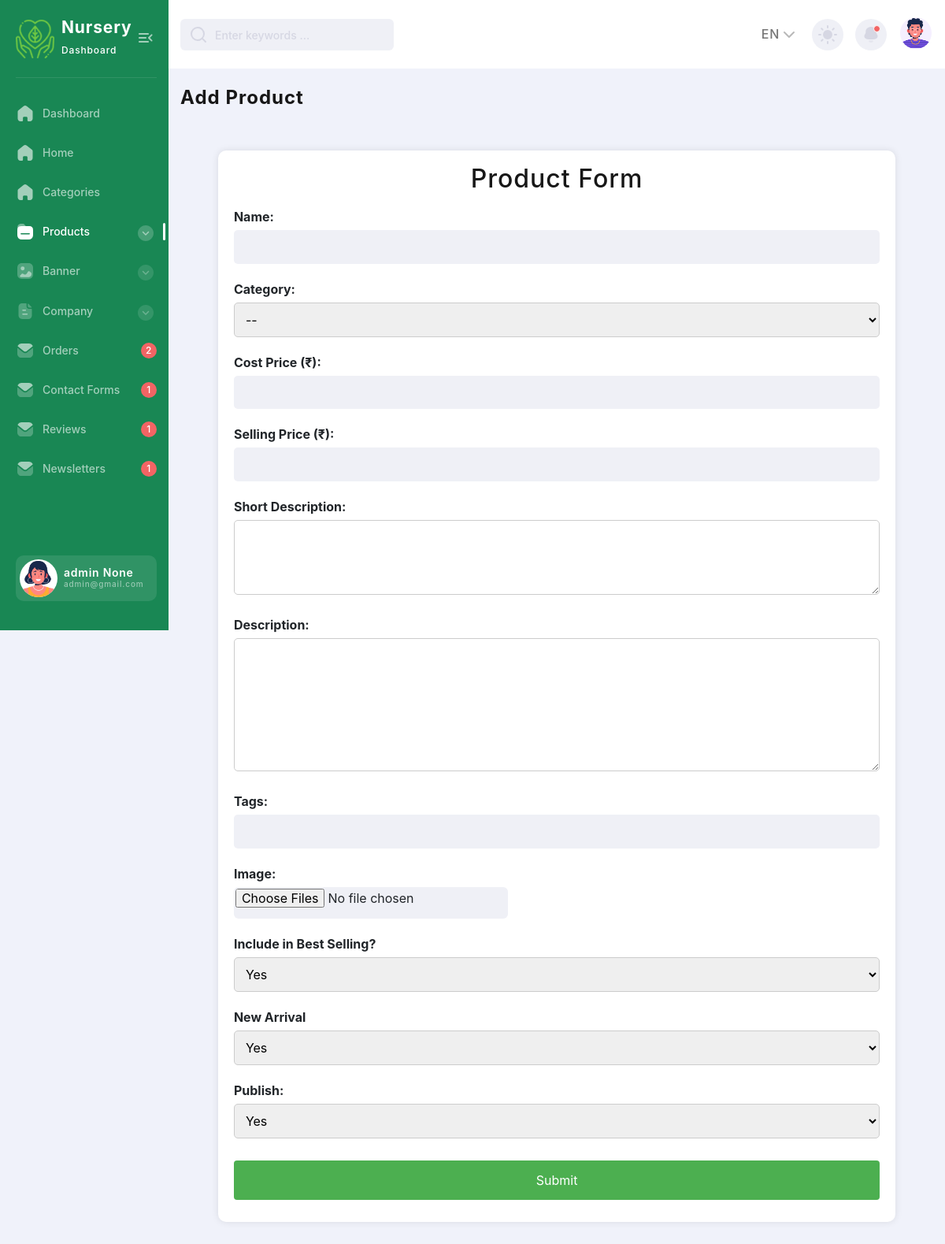
The page /add-product/ (signed in) on the database its author committed.
### backend/models.py (models this page shows, shortened)
class Company(models.Model):
    class Meta:
        db_table = "company"
        verbose_name = 'Company'
        verbose_name_plural = 'Companies'
    name = models.CharField(max_length=255)
    description = models.TextField(null=True,blank=True)
    email = models.CharField(max_length = 255)
    phone_number = models.CharField(max_length = 14)
    logo = models.ImageField(upload_to='logo/',null=True,blank=True)
    favicon = models.ImageField(upload_to='favicon/',null=True,blank=True)
    address = models.CharField(max_length = 255,null=True,blank=True)
    currency_symbol = models.TextField(blank=True,default="₹")

class Users(AbstractUser):
    username = None  # Remove the username field
    email = models.EmailField(unique=True)
    first_name = models.CharField(max_length=30)
    last_name = models.CharField(max_length=30,null=True,blank=True)
    date_of_birth = models.DateField(null=True, blank=True)
    USERNAME_FIELD = 'email'
    REQUIRED_FIELDS = ['first_name']  # Add any other required fields
    objects = CustomUserManager()

### backend/views.py (the view, shortened to what this page needs)
# urls.py: path('add-product/',bViews.AddProduct,name='add-product'),
def AddProduct(request):
    if is_admin(request):
        return render(request,"add/product.html")
    return redirect('404')

### backend/views.py (called while the page is built)
def is_admin(request):
    if request.user.is_superuser:
        return True
    return False

def is_method_post(request):
    if request.method == "POST":
        return True
    return False

### backend/templates/add/product.html (shortened to what this page needs)
{% extends "masters/admin_master.html" %}
{% block page-name %}
  Add Product
{% endblock page-name %}
{% block body %}
<div class="add-product-section-43264">
<div class="container">
<h2>Product Form</h2>
<form action="{%url 'add-product'%}" method="post" enctype="multipart/form-data">
    <label for="name">Name:</label><br>
    <input type="text" id="name" name="name" required><br>
    <label for="category">Category:</label><br>
    <select name="category" id="category" required>
        <option value="--">--</option>
    </select>
    <label for="cost_price">Cost Price ({{company.currency_symbol}}):</label><br>
    <input type="text" id="cost_price" name="cost_price" required><br>
    <label for="selling_price">Selling Price ({{company.currency_symbol}}):</label><br>
    <input type="text" id="selling_price" name="selling_price" required><br>
    <label for="short_description">Short Description:</label><br>
    <textarea id="short_description" name="short_description" rows="4"></textarea><br>
    <label for="description">Description:</label><br>
    <textarea id="description" name="description" rows="8" ></textarea><br>
    <label for="tags">Tags:</label><br>
    <input type="text" id="tags" name="tags"><br>
    <label for="image">Image:</label><br>
    <input type="file" id="images" name="images" accept="image/*" multiple onchange="previewImages(event)"><br>
    <label for="is_best_selling">Include in Best Selling?</label>
    <select name="is_best_selling" id="is_best_selling">
        <option value="True">Yes</option>
    </select>
    <label for="is_new_arrival">New Arrival</label>
    <select name="is_new_arrival" id="is_new_arrival">
        <option value="True">Yes</option>
    </select>
    <label for="is_published">Publish:</label><br>
    <select name="is_published" id="is_published">
        <option value="True">Yes</option>
    </select>
    <input type="submit" value="Submit">
</form>
</div>
</div>
{% endblock body %}

### backend/templates/masters/admin_master.html (shortened to what this page needs)
<!DOCTYPE html>
<html lang="en">
<head>
    {% load static %}
    <link href="https://cdn.jsdelivr.net/npm/bootstrap@5.3.3/dist/css/bootstrap.min.css" rel="stylesheet">
  <link rel="stylesheet" href="{% static 'css/backend_style.min.css' %}">
</head>
<body>
    <div class="page-flex">
<aside class="sidebar">
    <div class="sidebar-start">
        <div class="sidebar-head">
            <a href="{%url 'dashboard'%}" class="logo-wrapper" title="Home">
                <div class="logo" style="background: none;">
                    <img src="/media/{{company.logo}}" alt="">
                </div>
                <div class="logo-text">
                    <span class="logo-title">{% if company.name %}
                      {{company.name}}
                      {%else%}
                      Nursery
                    {% endif %}</span>
                    <span class="logo-subtitle">Dashboard</span>
                </div>
            </a>
            <button class="sidebar-toggle transparent-btn" title="Menu" type="button">
                <span class="icon menu-toggle" aria-hidden="true"></span>
            </button>
        </div>
        <div class="sidebar-body">
            <ul class="sidebar-body-menu">
                <li>
                    <a href="{%url 'dashboard'%}" data-active-url="{%url 'dashboard'%}"><span class="icon home" aria-hidden="true"></span>Dashboard</a>
                </li>
                <li>
                    <a href="/"><span class="icon home" aria-hidden="true"></span>Home</a>
                </li>
                <li>
                    <a href="{%url 'all-categories'%}" data-active-url="{%url 'all-categories'%}"><span class="icon home" aria-hidden="true"></span>Categories</a>
                </li>
                <li>
                    <a class="show-cat-btn" href="##" data-active-url="{%url 'all-products'%}" data-active-url-add="{%url 'add-product'%}">
                        <span class="icon folder" aria-hidden="true"></span>Products
                        <span class="category__btn transparent-btn" title="Open list">
                            <span class="icon arrow-down" aria-hidden="true"></span>
                        </span>
                    </a>
                    <ul class="cat-sub-menu">
                        <li>
                        </li>
                        <li>
                        </li>
                    </ul>
                </li>
                <li>
                    <a class="show-cat-btn" href="##" data-active-url="{%url 'all-banners'%}" data-active-url-add="{%url 'add-banner'%}">
                        <span class="icon image" aria-hidden="true"></span>Banner
                        <span class="category__btn transparent-btn" title="Open list">
                            <span class="icon arrow-down" aria-hidden="true"></span>
                        </span>
                    </a>
                    <ul class="cat-sub-menu">
                        <li>
                        </li>
                        <li>
                        </li>
                    </ul>
                </li>
                <li>
                    <a class="show-cat-btn" href="##" data-active-url-add="{%url 'add-company'%}" data-active-url="{%url 'edit-company'%}">
                        <span class="icon paper" aria-hidden="true"></span>Company
                        <span class="category__btn transparent-btn" title="Open list">
                            <span class="icon arrow-down" aria-hidden="true"></span>
                        </span>
                    </a>
                    <ul class="cat-sub-menu">
                        <li>
                        </li>
                        <li>
                        </li>
                    </ul>
                </li>
                <li>
                    <a href="{%url 'admin-orders'%}" data-active-url="{%url 'admin-orders'%}">
                        <span class="icon message" aria-hidden="true"></span>
                        Orders
                    </a>
                    <span class="msg-counter">{{new_orders}}</span>
                </li>
                <li>
                    <a href="{%url 'contact-forms'%}" data-active-url="{%url 'contact-forms'%}">
                        <span class="icon message" aria-hidden="true"></span>
                        Contact Forms
                    </a>
                    <span class="msg-counter">{{new_contactforms}}</span>
                </li>
                <li>
                    <a href="{%url 'all-reviews'%}" data-active-url="{%url 'all-reviews'%}">
                        <span class="icon message" aria-hidden="true"></span>
                        Reviews
                    </a>
                    <span class="msg-counter">{{new_reviews}}</span>
                </li>
                <li>
                    <a href="{%url 'newsletters'%}" data-active-url="{%url 'newsletters'%}">
                        <span class="icon message" aria-hidden="true"></span>
                        Newsletters
                    </a>
                    <span class="msg-counter">{{new_newsletters}}</span>
                </li>
            </ul>
        </div>
    </div>
    <div class="sidebar-footer">
        <a href="{%url 'dashboard'%}" class="sidebar-user">
            <span class="sidebar-user-img">
                <picture><source srcset="{% static 'images/avatar/avatar-illustrated-01.webp' %}" type="image/webp"><img src="{% static 'images/avatar/avatar-illustrated-01.webp' %}" alt="User name"></picture>
            </span>
            <div class="sidebar-user-info">
                <span class="sidebar-user__title">{{request.user.first_name}} {{request.user.last_name}}</span>
                <span class="sidebar-user__subtitle">{{request.user.email}}</span>
            </div>
        </a>
    </div>
</aside>
<div class="main-wrapper">
    <nav class="main-nav--bg">
    <div class="container main-nav">
        <div class="main-nav-start">
        <div class="search-wrapper">
            <i data-feather="search" aria-hidden="true"></i>
            <input type="text" placeholder="Enter keywords ..." required>
        </div>
        </div>
        <div class="main-nav-end">
        <div class="lang-switcher-wrapper">
            <button class="lang-switcher transparent-btn" type="button">
            EN
            <i data-feather="chevron-down" aria-hidden="true"></i>
            </button>
        </div>
        <button class="theme-switcher gray-circle-btn" type="button" title="Switch theme">
            <i class="sun-icon" data-feather="sun" aria-hidden="true"></i>
        </button>
        <div class="notification-wrapper">
            <button class="gray-circle-btn dropdown-btn" title="To messages" type="button">
            <span class="icon notification active" aria-hidden="true"></span>
            </button>
        </div>
        <div class="nav-user-wrapper">
            <button href="##" class="nav-user-btn dropdown-btn" title="My profile" type="button">
            <span class="nav-user-img">
                <picture><source srcset="{% static 'images/avatar/avatar-illustrated-02.webp' %}" type="image/webp"><img src="{% static 'images/avatar/avatar-illustrated-02.webp' %}" alt="User name"></picture>
            </span>
            </button>
        </div>
        </div>
    </div>
    </nav>
<main class="main users chart-page" id="skip-target">
    <div class="container">
        <h2 class="main-title">
            {% block page-name %}{% endblock page-name %}
        </h2>
    {% block body %}
    {% endblock body %}
    </div>
</main>
</div>
</div>
</body>
</html>

### backend/templates/add/product.html (style rules this page uses)
.add-product-section-43264 .container { max-width: 90%; margin: 50px auto; padding: 20px; background-color: #fff; border-radius: 10px; box-shadow: 0 0 10px rgba(0, 0, 0, 0.1); }
.add-product-section-43264 h2 { text-align: center; }
.add-product-section-43264 form { margin-top: 20px; }
.add-product-section-43264 label { font-weight: bold; }
.add-product-section-43264 input[type="text"], .add-product-section-43264 input[type="number"], select, .add-product-section-43264 textarea { width: 100%; padding: 10px; margin-top: 5px; margin-bottom: 20px; border: 1px solid #ccc; border-radius: 5px; box-sizing: border-box; }
.add-product-section-43264 input[type="file"] { margin-top: 5px; margin-bottom: 20px; }
.add-product-section-43264 input[type="submit"] { background-color: #4CAF50; color: white; padding: 14px 20px; margin: 8px 0; border: none; border-radius: 4px; cursor: pointer; width: 100%; }

### rows shown on the page
Company: logo (picture), name "Nursery", currency_symbol "₹"
Users: user.first_name "admin", user.last_name "None", user.email "admin@gmail.com"

### other values the page prints
{{ new_orders }} "2"
{{ new_contactforms }} "1"
{{ new_reviews }} "1"
{{ new_newsletters }} "1"
